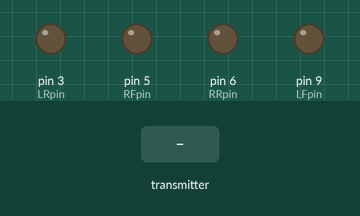
This sketch was run on a simulated Arduino Uno, built with avr-gcc and run on an emulated ATmega328P. Parts: output pins drawn as LEDs (lit = HIGH). The inputs (shaded band) are chosen by the test bench. No radio packets arrive unless stated; what the sketch prints to the serial monitor is not drawn.

Above: at 0.1 s.
At 4.2 s:
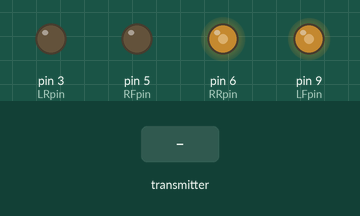
4.3 s: the transmitter starts sending data.1 = 256
At 4.5 s:
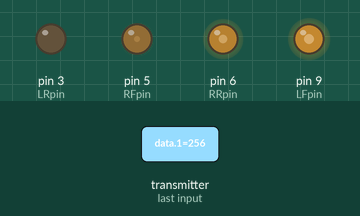
6.1 s: the transmitter starts sending data.1 = 1023
Timing chart, 0 to 8.8 s (numbered marks = the images above; inputs shaded):
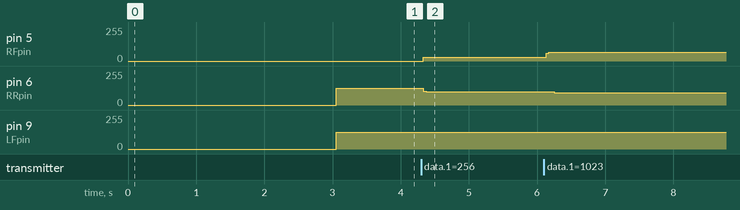

The sketch:

RCar.ino
```cpp
#include <SPI.h>
#include "RF24.h"
/////////////////////////Right motor
const int RFpin=5;//A-A
const int RRpin=6;//A-B
int rightBrake;
///////////////////////////////////

/////////////////////////Left motor
const int LFpin=9;//B-A
const int LRpin=3;//B-B
int leftBrake;
////////////////////////////////////
int throttle;
int FRneutral;
int STneutral;
/////////////////////////////////////// radio
RF24 myRadio (7, 8); //CE CS
byte addresses[][6] = {"0"};
int data[3];
///////////////////////////////////////

/////////////////////////joystick
int motorJoy;
int steeringJoy;
int spinButton;
int slop=5;
void setup() {
	//////////////////////////////////
	 pinMode(RFpin, OUTPUT);
  pinMode(RRpin, OUTPUT);
   pinMode(LFpin, OUTPUT);
  pinMode(LRpin, OUTPUT);
////////////////////////////////////////////
  Serial.begin(115200);
  ///////////////////////////////////////
    myRadio.begin();
  myRadio.setChannel(115);
  myRadio.setPALevel(RF24_PA_MIN);
  myRadio.setDataRate( RF24_250KBPS ) ;
  myRadio.openReadingPipe(1, addresses[0]);
  myRadio.startListening();
   delay(3000);
   ////////////////////////////////////calibration
   rad();
   FRneutral=data[1];
   STneutral=data[0];
  /////////////////////////////////////////
}
void loop() {
rad();
turn();
throttle = map(motorJoy, FRneutral, 1021, 70, 230);
 if (motorJoy>FRneutral+slop)
 {
    fwd();
    Serial.print("fwd:");
    Serial.println(motorJoy);
  }
   if (motorJoy<FRneutral-slop){

    rev();
    Serial.print("backward: ");
    Serial.println(motorJoy);
  }/////servo
 if ((motorJoy>FRneutral-slop)&&(motorJoy<FRneutral+slop))
  {
    Serial.println("STOP: ");
   stop();

  }
  if (spinButton==0){
  	spin();
  }

}
///////////////////////////functions
void rad(){
  if ( myRadio.available())
  {
    while (myRadio.available())
    {
      myRadio.read( &data, sizeof(data));
      Serial.println("got it!");
      motorJoy=data[1];
steeringJoy=data[0];
spinButton=data[2];
Serial.print("spin: ");
Serial.println(spinButton);
//delay(1000);

    }

}
}
void turn(){
	if (steeringJoy>STneutral+slop)///turn right
  {
  	leftBrake=0;
  	rightBrake=map(steeringJoy,STneutral,1021,0,throttle*.75);

  }
  if (steeringJoy<STneutral-slop)///////turn left
  {
  	rightBrake=0;
    leftBrake=map(steeringJoy,STneutral,0,0,throttle*.75);
  }
}
void fwd(){
	analogWrite(LRpin,0);
	analogWrite(RRpin,0);
	analogWrite(RFpin,throttle - rightBrake);
	analogWrite(LFpin,throttle - leftBrake);
}
void rev(){
	analogWrite(RFpin,0);
	analogWrite(LFpin,0);
	analogWrite(RRpin,throttle - rightBrake);
	analogWrite(LRpin,throttle - leftBrake);
}
void stop(){
	analogWrite(LRpin,0);
	analogWrite(LFpin,0);
	analogWrite(RFpin,0);
	analogWrite(RRpin,0);

}
void spin(){
	analogWrite(LRpin,0);
	analogWrite(LFpin,130);
	analogWrite(RRpin,130);
	analogWrite(RFpin,0);
}
```

Measured:
- after the input at 4.3 s, pin 5 (RFpin): 0/255 → 28/255 at once; pin 6 (RRpin): 126/255 → 98/255 at once
